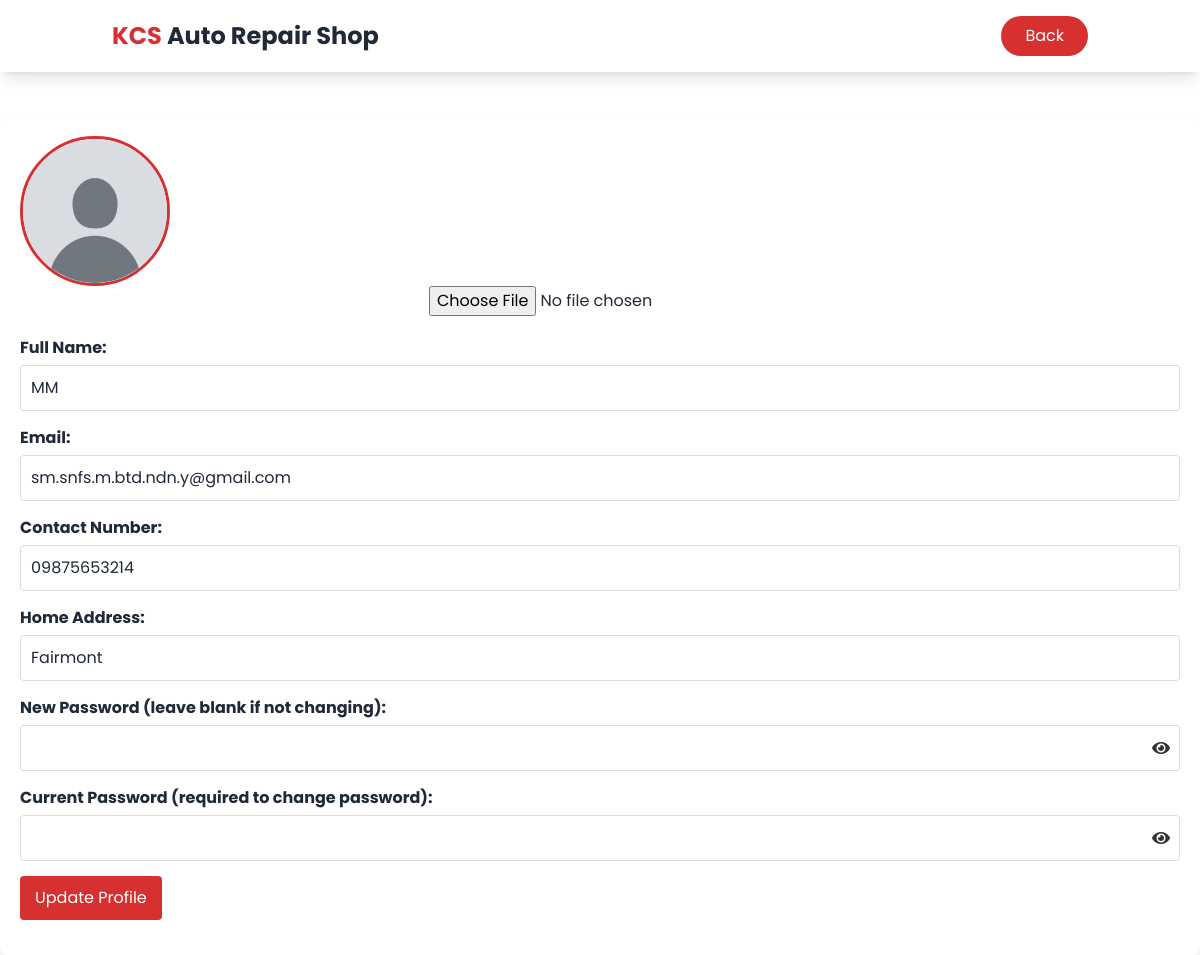
The page /customer_profile.php (signed in) on the database its author committed.
### tables this page shows
CREATE TABLE `users` (
  `id` int(11) NOT NULL,
  `username` varchar(100) DEFAULT NULL,
  `password` varchar(255) DEFAULT NULL,
  `email` varchar(100) DEFAULT NULL,
  `role` enum('admin','staff','inventory_manager','mechanic','customer') DEFAULT NULL,
  `full_name` varchar(100) DEFAULT NULL,
  `contact_number` varchar(15) DEFAULT NULL,
  `home_address` varchar(255) DEFAULT NULL,
  `created_at` timestamp NOT NULL DEFAULT current_timestamp(),
  `status` enum('active','inactive') DEFAULT 'active',
  `email_verified` tinyint(1) DEFAULT 0,
  `verification_token` varchar(255) DEFAULT NULL,
  `profile_picture` varchar(255) DEFAULT NULL
);

### customer_profile.php (the view, shortened to what this page needs)
<?php
require_once 'config.php';
include 'header.php';
$userId = $_SESSION['user']['id'];
$stmt = $pdo->prepare("SELECT id, username, full_name, email, contact_number, home_address, profile_picture, password FROM users WHERE id = ?");
$stmt->execute([$userId]);
$user = $stmt->fetch(PDO::FETCH_ASSOC);
$profile_dir = 'profile_pics/';
$current_profile_pic = !empty($user['profile_picture']) && file_exists($profile_dir . $user['profile_picture'])
    ? $profile_dir . $user['profile_picture']
    : 'assets/default_profile.png';
?>
<!DOCTYPE html>
<html lang="en">
<head>
    <link rel="stylesheet" href="https://cdnjs.cloudflare.com/ajax/libs/font-awesome/5.15.4/css/all.min.css">
</head>
<body>
<div class="pt-24"></div>
    <div class="dashboard-container">
        <div class="form-section">
            <form method="POST" enctype="multipart/form-data">
                <div class="profile-picture-container">
                    <img src="<?= htmlspecialchars($current_profile_pic) ?>" alt="Profile Picture">
                    <input type="file" name="profile_picture" id="profile_picture" accept="image/*">
                </div>
                <div class="form-group">
                    <label for="full_name">Full Name:</label>
                    <input type="text" id="full_name" name="full_name" value="<?= htmlspecialchars($user['full_name']) ?>" required>
                </div>
                <div class="form-group">
                    <label for="email">Email:</label>
                    <input type="email" id="email" name="email" value="<?= htmlspecialchars($user['email']) ?>" required>
                </div>
                <div class="form-group">
                    <label for="contact_number">Contact Number:</label>
                    <input type="tel" id="contact_number" name="contact_number" value="<?= htmlspecialchars($user['contact_number']) ?>" required>
                </div>
                <div class="form-group">
                    <label for="home_address">Home Address:</label>
                    <input type="text" id="home_address" name="home_address" value="<?= htmlspecialchars($user['home_address'] ?? '') ?>">
                </div>
                <div class="form-group">
                    <label for="new_password">New Password (leave blank if not changing):</label>
                    <div class="password-field-wrapper">
                        <input type="password" id="new_password" name="new_password">
                        <i class="fas fa-eye" id="toggleNewPassword"></i>
                    </div>
                </div>
                <div class="form-group">
                    <label for="current_password">Current Password (required to change password):</label>
                    <div class="password-field-wrapper">
                        <input type="password" id="current_password" name="current_password">
                        <i class="fas fa-eye" id="toggleCurrentPassword"></i>
                    </div>
                </div>
                <div class="form-group">
                    <button type="submit">Update Profile</button>
                </div>
            </form>
        </div>
    </div>
</body>
</html>

### css/header.css (style rules this page uses)
body { font-family: 'Poppins', sans-serif; }

### customer_profile.php (style rules this page uses)
.profile-picture-container { text-align: center; margin-bottom: 20px; }
.profile-picture-container img { width: 150px; height: 150px; border-radius: 50%; object-fit: cover; border: 3px solid #d63031; }
.form-section { background-color: #fff; padding: 20px; border-radius: 8px; box-shadow: 0 2px 4px rgba(0,0,0,0.1); margin-top: 20px; }
.form-group { margin-bottom: 15px; }
.form-group label { display: block; margin-bottom: 5px; font-weight: bold; }
.form-group input[type="text"], .form-group input[type="email"], .form-group input[type="tel"], .form-group input[type="password"] { width: 100%; padding: 10px; border: 1px solid #ddd; border-radius: 4px; box-sizing: border-box; }
.form-group button { background-color: #d63031; color: white; padding: 10px 15px; border: none; border-radius: 4px; cursor: pointer; font-size: 16px; }
.password-field-wrapper { position: relative; }
.password-field-wrapper i { position: absolute; right: 10px; top: 50%; transform: translateY(-50%); cursor: pointer; color: #333; z-index: 100; }

### rows shown on the page
users: profile_picture (picture), full_name "MM", email "sm.snfs.m.btd.ndn.y@gmail.com", contact_number "09875653214", home_address "Fairmont"
